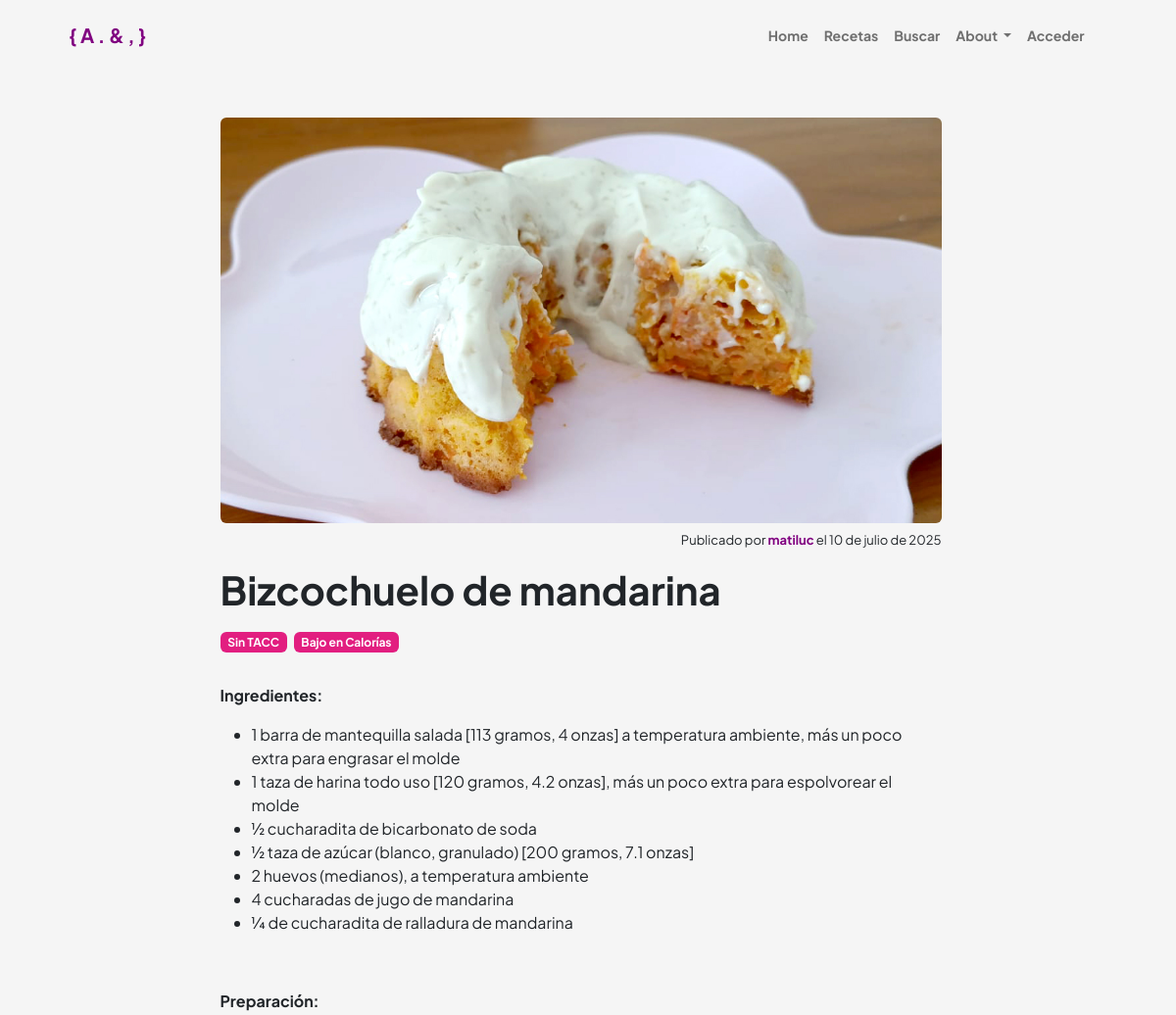
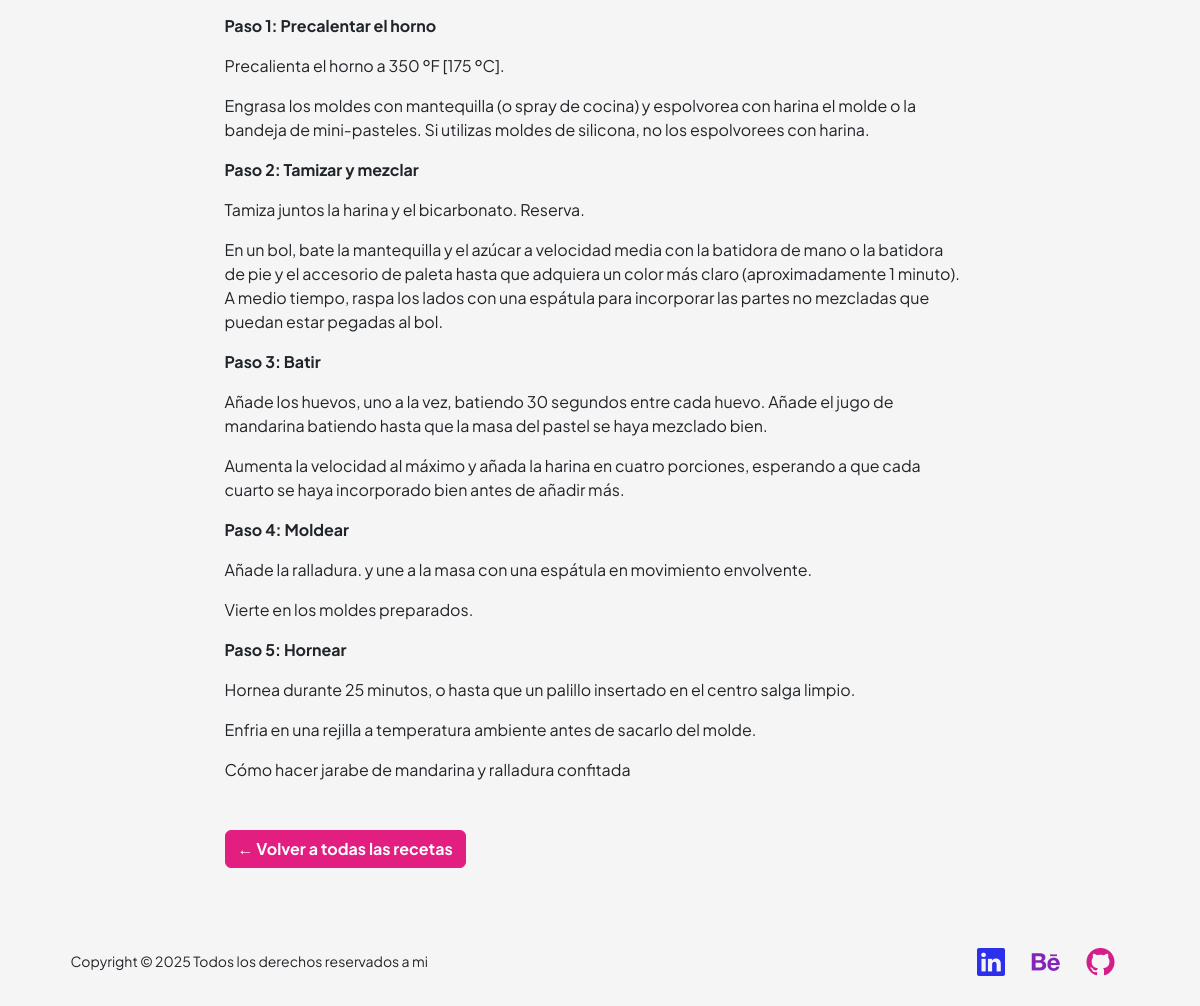
The page /receta/18/ on the database its author committed (2 pictures, top to bottom).
### portfolio/models.py (models this page shows, shortened)
class Receta(models.Model):
    titulo = models.CharField(max_length=100)
    foto = models.ImageField(upload_to='recetas/', null=True, blank=True)
    categorias = models.JSONField(default=list, blank=True, null=True)
    receta = RichTextField(blank=False)
    fecha = models.DateField(default=timezone.now)  # <-- FECHA
    autor = models.ForeignKey(User, on_delete=models.CASCADE)  # <-- AUTOR
    def get_categorias_display(self):
        category_map = dict(CATEGORIA_CHOICES)
        if self.categorias is None:
            return []
        return [category_map.get(cat, cat.replace('_', ' ').capitalize()) for cat in self.categorias]

### portfolio/views.py (the view)
# urls.py: path("receta/<int:pk>/", views.detalle_receta, name="detalle_receta"), # RECETAS INDIVIDUALES
def detalle_receta(request, pk):
    receta = get_object_or_404(Receta, pk=pk)
    return render(request, 'portfolio/detalle_receta.html', {'receta': receta})

### portfolio/templates/portfolio/detalle_receta.html (shortened to what this page needs)
{% extends 'portfolio/padre.html' %}
{% load static %}
{% block contenido %}
<div class="container py-5">
    <div class="row justify-content-center">
        <div class="col-lg-8">
            {% if receta.foto %}
                <div class="ratio ratio-16x9 mb-2 rounded overflow-hidden">
                    <img src="{{ receta.foto.url }}" class="img-fluid" alt="{{ receta.titulo }}" style="object-fit: cover;">
                </div>
            {% endif %}
            <div class="text-end">
                <p style="font-size: small;">Publicado por <a href="{% url 'perfil_publico' receta.autor.username %}" style="color: purple" class="text-decoration-none fw-bold" >{{ receta.autor.username }}</a> el {{ receta.fecha }}</p>
            </div>
            <h1 class="mb-3 fw-bolder">{{ receta.titulo }}</h1>
            {% if receta.categorias %}
                {% for categoria_display in receta.get_categorias_display %}
                    <span class="badge bg-secondary me-1">{{ categoria_display }}</span>
                {% endfor %}
            {% else %}
                <p>Sin categorías.</p>
            {% endif %}
            <div class="my-4">
                <div class="ck-content" style="margin-top: 2rem;">{{ receta.receta|safe }}</div>
            </div>
            <a href="{% url 'recetas' %}" class="btn btn-secondary mt-4 text-white fw-bold">← Volver a todas las recetas</a>
        </div>
    </div>
</div>
{% endblock %}

### rows shown on the page
Receta: foto (picture), autor.username "matiluc", fecha "10 de julio de 2025", titulo "Bizcochuelo de mandarina", receta "Ingredientes: 1 barra de mantequilla salada [113 gramos, 4 onzas] a temperatura ambiente, más un poco extra para engrasar el molde 1 taza de harina todo uso [120 gramos, 4.2 onzas], más un poco extra para espolvorear el molde ½ cucharadita de bicarbonato de soda ½ taza de azúcar (blanco, granulado) [200 gramos, 7.1 onzas] 2 huevos (medianos), a temperatura ambiente 4 cucharadas de jugo de mandarina ¼ de cucharadita de ralladura de mandarina Preparación: Paso 1: Precalentar el horno Precalienta el horno a 350 ºF [175 ºC]. Engrasa los moldes con mantequilla (o spray de cocina) y espolvorea con harina el molde o la bandeja de mini-pasteles. Si utilizas moldes de silicona, no los espolvorees…"

### other values the page prints
{{ categoria_display }} "Sin TACC" "Bajo en Calorías"
